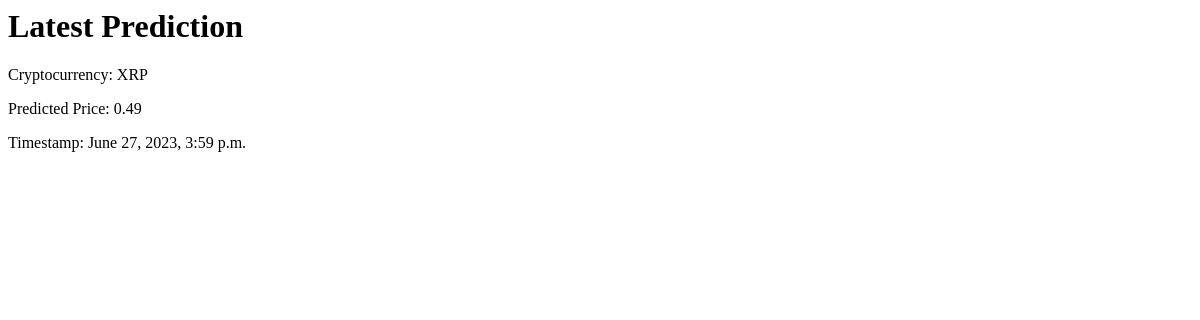
The app's page /predictions/latest-prediction/, older data.
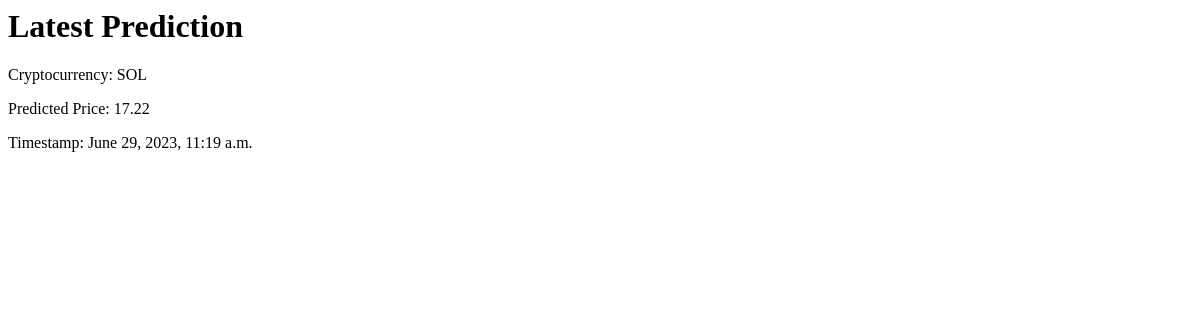
The same page, newer data.
### predictions/models.py (models this page shows, shortened)
class Prediction(models.Model):
    timestamp = models.DateTimeField(auto_now_add=True)
    cryptocurrency = models.CharField(max_length=50)
    predicted_price = models.DecimalField(max_digits=10, decimal_places=2)

### predictions/views.py (the view)
# urls.py: path("latest-prediction/", latest_prediction, name="latest_prediction"),
def latest_prediction(request):
    latest_prediction = Prediction.objects.last()
    return render(
        request, "predictions/latest_prediction.html", {"prediction": latest_prediction}
    )

### predictions/templates/predictions/latest_prediction.html
<h1>Latest Prediction</h1>
{% if prediction %}
    <p>Cryptocurrency: {{ prediction.cryptocurrency }}</p>
    <p>Predicted Price: {{ prediction.predicted_price }}</p>
    <p>Timestamp: {{ prediction.timestamp }}</p>
{% else %}
    <p>No predictions found.</p>
{% endif %}

Row changes from the older to the newer data that the page shows:
no longer on this page (row unchanged): Prediction: cryptocurrency "XRP", predicted_price "0.49", timestamp "June 27, 2023, 3:59 p.m."
added Prediction: cryptocurrency "SOL", predicted_price "17.22", timestamp "June 29, 2023, 11:19 a.m."
